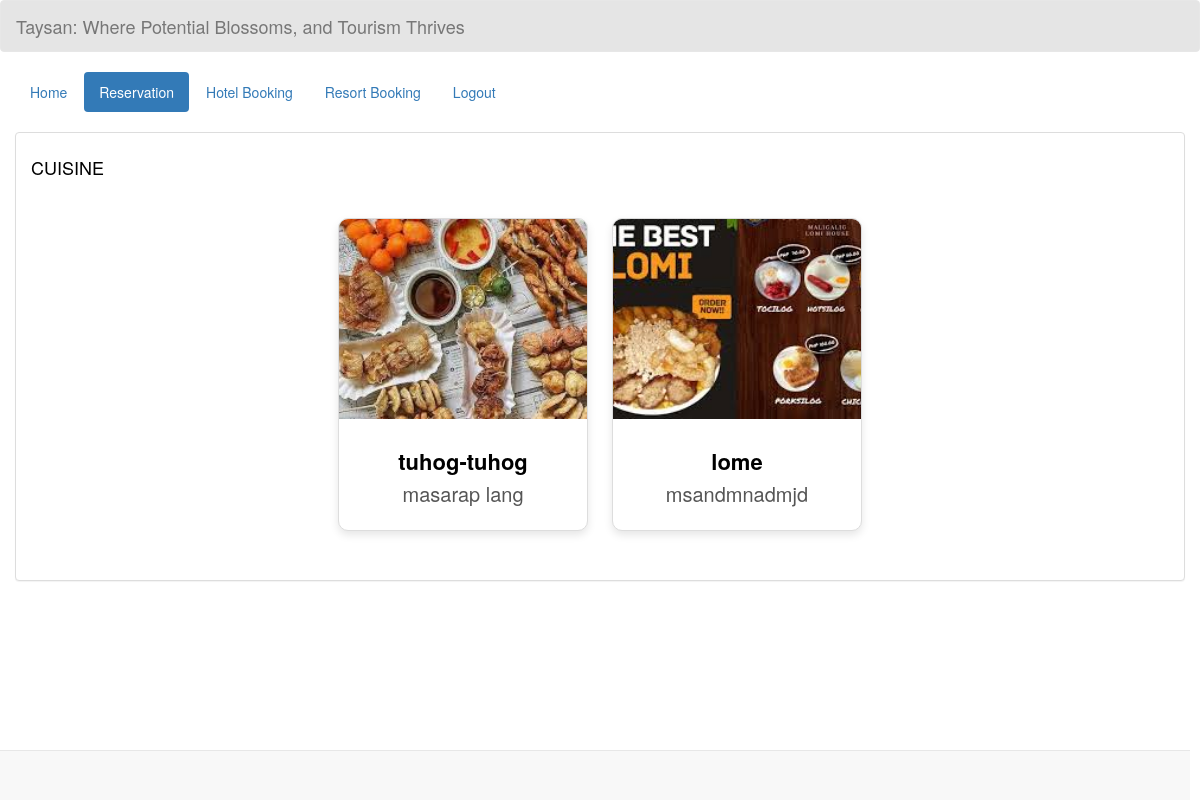
The app's page /view_cuisine.php?id=32 with its own data.
### tables this page shows
CREATE TABLE `cuisine` (
  `cuisine_id` int(200) NOT NULL,
  `cuisine_name` varchar(200) NOT NULL,
  `descr` varchar(200) NOT NULL,
  `location` varchar(200) NOT NULL,
  `photo` varchar(200) NOT NULL
);

### view_cuisine.php (the view, shortened to what this page needs)
<!DOCTYPE html>
<html lang = "en">
	<head>
		<link rel = "stylesheet" type = "text/css" href = "css/bootstrap.css " />
		<link rel = "stylesheet" type = "text/css" href = "css/style.css" />
	</head>
<body>
	<nav style = "background-color:rgba(0, 0, 0, 0.1);" class = "navbar navbar-default">
		<div  class = "container-fluid">
			<div class = "navbar-header">
            <a class = "navbar-brand" >Taysan: Where Potential Blossoms, and Tourism Thrives</a>
			</div>
		</div>
	</nav>
	<div class = "container-fluid">
		<ul class = "nav nav-pills">
        <?php
            $id = isset($_GET['id']) ? $_GET['id'] : null;
            ?>
			<li><a href = "">Home</a></li>
			<li class = "active"><a href="reservation.php?id=<?php echo $id; ?>">Reservation</a></li>
            <li><a href="records.php?id=<?php echo $id; ?>">Hotel Booking</a></li>
            <li><a href="records_resort.php?id=<?php echo $id; ?>">Resort Booking</a></li>
			<li><a href = "login_user.php">Logout</a></li>
		</ul>
	</div>
	<br />
	<div class = "container-fluid">
		<div class = "panel panel-default">
			<div class = "panel-body">
		  <section class = "services sec-width" id = "services">
          <div class="title">
            <h4 style="color: black;">CUISINE </h4>
        </div>
            <div style="padding: 20px; text-align: center;">
            <?php
                require_once 'connection/connect.php';
                $query = $conn->query("SELECT * FROM `cuisine` ") or die(mysql_error());
                while($fetch = $query->fetch_array()){
                ?>
                    <div style="display: inline-block; width: 250px; border: 1px solid #ddd; border-radius: 10px; overflow: hidden; box-shadow: 0 4px 8px rgba(0, 0, 0, 0.1); background-color: #fff; margin: 10px; transition: all 0.3s ease;"
                        onmouseover="this.style.boxShadow='0 8px 16px rgba(0, 0, 0, 0.2)'; this.style.transform='scale(1.05)';"
                        onmouseout="this.style.boxShadow='0 4px 8px rgba(0, 0, 0, 0.1)'; this.style.transform='scale(1)';">
                        <img src="photo/<?php echo $fetch['photo']; ?>" alt="Room Image" style="width: 100%; height: 200px; object-fit: cover; transition: all 0.3s ease;"
                            onmouseover="this.style.transform='scale(1.1)';"
                            onmouseout="this.style.transform='scale(1)';">
                        <div style="padding: 10px; text-align: center;">
                            <h3 style="font-size: 2.2rem; margin-bottom: 5px; font-weight: bold; color: black;"><?php echo $fetch['cuisine_name']; ?></h3>
                            <h4 style="font-size: 2rem; color: #555; margin-bottom: 15px;"><?php echo $fetch['descr']; ?></h4>
                        </div>
                    </div>
                <?php
                }
                ?>
            </div>
        </section>
			</div>
		</div>
	</div>
	<br />
	<div style = "text-align:right; margin-right:10px;" class = "navbar navbar-default navbar-fixed-bottom">
	</div>
    </body>
</html>

### records on screen
cuisine: photo (picture), cuisine_name "tuhog-tuhog", descr "masarap lang"
cuisine: photo (picture), cuisine_name "lome", descr "msandmnadmjd"
